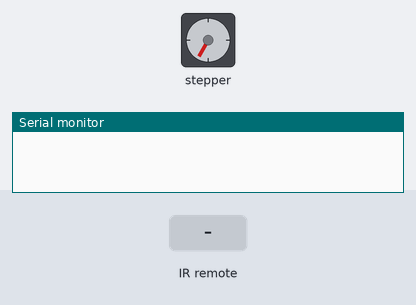
Bench run of a sketch on a simulated Arduino Uno, built with avr-gcc and run on an emulated ATmega328P. Parts: stepper motor, the last lines printed to the serial monitor. The test bench sets the inputs (shaded band). Stepper angles assume 2048 steps per turn.

Above: at 3.3 s.
3.4 s: infrared code 0x1A received
At 5.9 s:
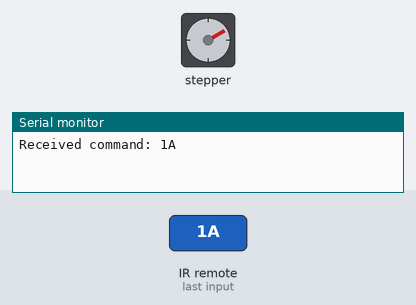
6.4 s: infrared code 0x1B received
At 15.0 s:
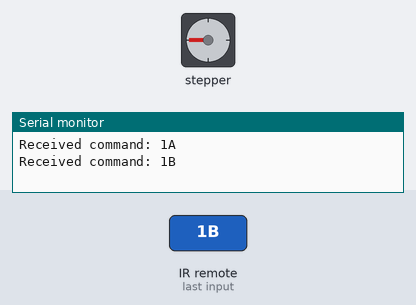
Timing chart, 0 to 21.4 s (numbered marks = the images above; inputs shaded):
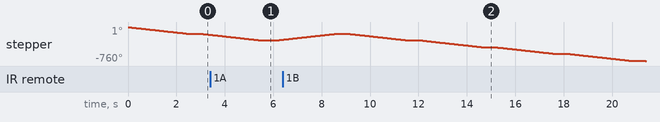

The sketch:

receive.ino
```cpp
#include <IRremote.h>
#define IR_RECEIVE_PIN 2
#define IR_VCC_PIN 3
#define IR_GND_PIN 4
uint32_t command;
// Stepper
#include <Stepper.h>
#define STEPS 2048
#define IN1 12
#define IN2 11
#define IN3 10
#define IN4 9
const int speed = 10; // [5, 15]
Stepper stepper(STEPS, IN1, IN3, IN2, IN4);
int degree = -150;
float steps;
int step_count_delay = 0;
int step_max_delay = 50;
//
void setup() {
  Serial.begin(9600);
  IrReceiver.begin(IR_RECEIVE_PIN);  // Start the receiver
  pinMode(IR_VCC_PIN, OUTPUT);
  pinMode(IR_GND_PIN, OUTPUT);
  digitalWrite(IR_VCC_PIN, HIGH);
  digitalWrite(IR_GND_PIN, LOW);
  stepper.setSpeed(speed);
}

void loop() {
  if (IrReceiver.decode()) {
    command = IrReceiver.decodedIRData.command;
    Serial.print("Received command: ");
    Serial.println(command, HEX);
    if (command == 0x1A)
      degree = 150;
    else if (command == 0x1B)
      degree = -150;
    IrReceiver.resume();
  }

  if (step_count_delay == 0) {
    steps = degree * 1.0 * STEPS / 360;
    stepper.step(steps);
  }
  step_count_delay++;
  if (step_count_delay > step_max_delay)
    step_count_delay = 0;
  delay(10);
}
```
